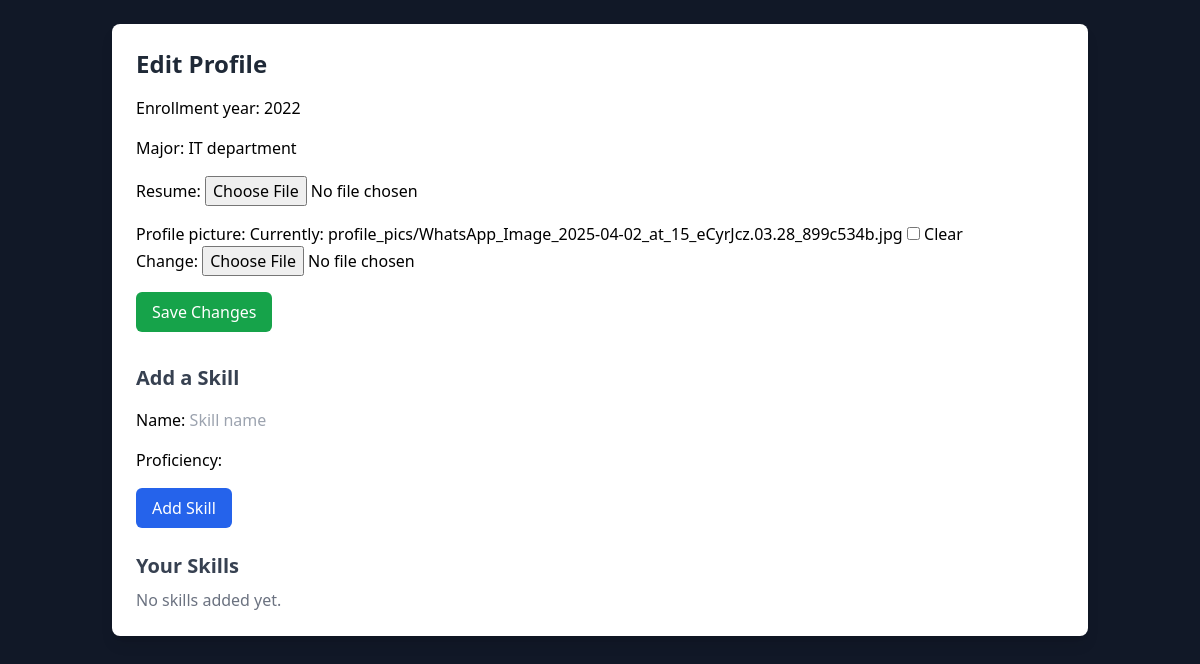
Page /profile/edit/ (signed in) on the earlier database version.
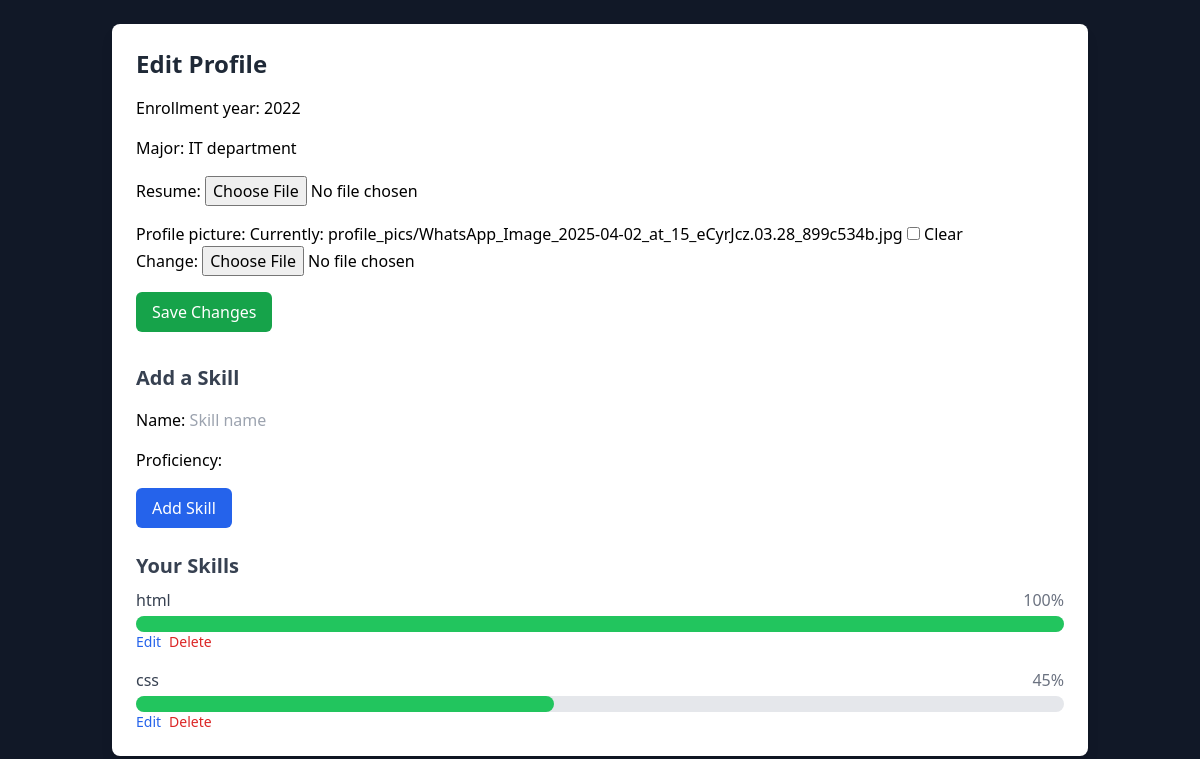
Same page on the later database version.
### myapp/models.py (models this page shows, shortened)
class Skill(models.Model):
    alumni = models.ForeignKey(User, on_delete=models.CASCADE, related_name='skills')
    name = models.CharField(max_length=100)
    proficiency = models.PositiveIntegerField()  # Percentage 0–100

### myapp/views.py (the view)
# urls.py: path("profile/edit/", edit_profile_view, name="edit_profile"),
@login_required
def edit_profile_view(request):
    user = request.user
    if hasattr(user, 'is_alumni') and user.is_alumni:
        profile, created = AlumniProfile.objects.get_or_create(user=user)
        form_class = AlumniProfileForm
    elif hasattr(user, 'is_student') and user.is_student:
        profile, created = StudentProfile.objects.get_or_create(
            user=user,
            defaults={
                'enrollment_year': 2020,
            }
        )
        form_class = StudentProfileForm
    else:
        return HttpResponseForbidden("Invalid user type or missing profile.")
    if request.method == "POST":
        if 'add_skill' in request.POST:
            skill_form = SkillForm(request.POST)
            form = form_class(instance=profile)  # Retain profile form
            if skill_form.is_valid():
                skill = skill_form.save(commit=False)
                skill.alumni = user
                skill.save()
                return redirect("edit_profile")
        else:
            form = form_class(request.POST, request.FILES, instance=profile)
            skill_form = SkillForm()
            if form.is_valid():
                form.save()
                return redirect("profile")
    else:
        form = form_class(instance=profile)
        skill_form = SkillForm()
    skills = Skill.objects.filter(alumni=user)
    return render(request, "edit_profile.html", {
        "form": form,
        "skill_form": skill_form,
        "skills": skills,
    })

### myapp/forms.py
class StudentProfileForm(forms.ModelForm):
    class Meta:
        model = StudentProfile
        fields = ["enrollment_year", "major", "resume",'profile_picture']

class SkillForm(forms.ModelForm):
    class Meta:
        model = Skill
        fields = ['name', 'proficiency']
        widgets = {
            'name': forms.TextInput(attrs={'placeholder': 'Skill name'}),
            'proficiency': forms.NumberInput(attrs={'min': 0, 'max': 100}),
        }

### templates/edit_profile.html (shortened to what this page needs)
{% extends "home.html" %}
{% block content %}
<div class="container mx-auto p-6">
    <div class="bg-white shadow-lg rounded-lg p-6">
        <h2 class="text-2xl font-bold text-gray-800 mb-4">Edit Profile</h2>
        <form method="POST" enctype="multipart/form-data" class="space-y-4 mb-8">
            {{ form.as_p }}
            <button type="submit" class="bg-green-600 text-white px-4 py-2 rounded-md">Save Changes</button>
        </form>
<h3 class="text-xl font-semibold text-gray-700 mb-2">Add a Skill</h3>
<form method="POST" class="space-y-4 mb-6">
    {{ skill_form.as_p }}
    <button type="submit" class="bg-blue-600 text-white px-4 py-2 rounded-md">Add Skill</button>
</form>
        <h3 class="text-xl font-semibold text-gray-700 mb-2">Your Skills</h3>
        <div class="space-y-4">
            {% for skill in skills %}
                <div>
                    <div class="flex justify-between mb-1">
                        <span class="text-gray-700 font-medium">{{ skill.name }}</span>
                        <span class="text-gray-500">{{ skill.proficiency }}%</span>
                    </div>
                    <div class="w-full bg-gray-200 rounded-full h-4">
                        <div class="bg-green-500 h-4 rounded-full" style="width: {{ skill.proficiency }}%;"></div>
                    </div>
                    <div class="flex gap-2">
                        <a href="{% url 'edit_skill' skill.id %}" class="text-blue-600 text-sm">Edit</a>
                        <a href="{% url 'delete_skill' skill.id %}" class="text-red-600 text-sm"
                           onclick="return confirm('Are you sure you want to delete this skill?');">Delete</a>
                    </div>
                </div>
            {% empty %}
                <p class="text-gray-500">No skills added yet.</p>
            {% endfor %}
        </div>
    </div>
</div>
{% endblock %}

Differences in the rows shown:
added Skill: name "html", proficiency "100"
added Skill: name "css", proficiency "45"
Other differences:
text no longer shown: "No skills added yet."
